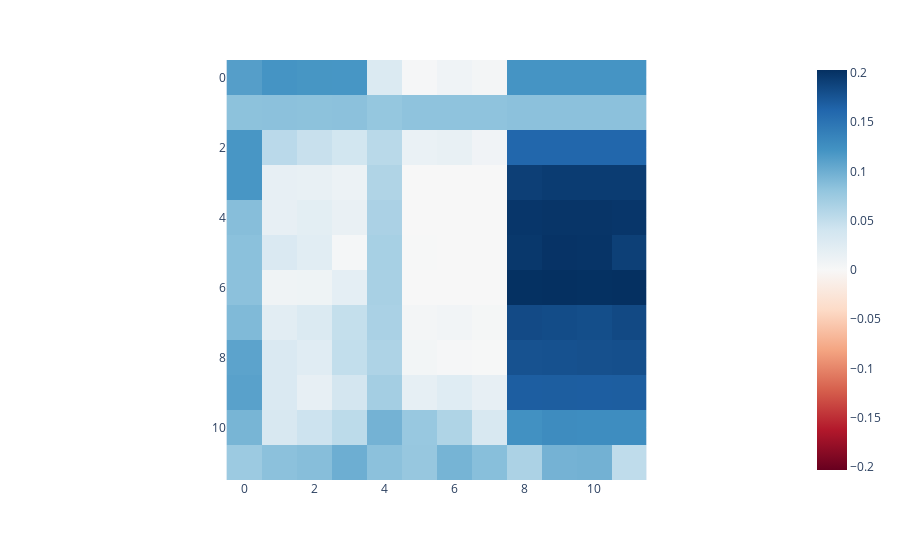

Write notebook code for a chart like this one.
### Code cell
# For each layer, take the sum of the groups of 3 as we move along the row
y_pred_final = np.zeros((12, 12))
for i in range(12):
    for j in range(12):
        y_pred_final[i, j] = np.sum(y_pred[i, j*3:(j+1)*3])

#y_pred_final = softmax(y_pred_final.flatten(), axis=0).reshape((12, 12))

imshow(y_pred_final)

### Figure 1 — Plotly figure (JSON) as saved in the notebook; plotly's stock layout.template omitted (floating-point values rounded to 4 significant figures; data arrays with more than 128 entries replaced by an {"elided": "..."} marker saying what was removed)
{"data": [{"coloraxis": "coloraxis", "hovertemplate": "x: %{x}<br>y: %{y}<br>color: %{z}<extra></extra>", "name": "0", "type": "heatmap", "xaxis": "x", "yaxis": "y", "z": {"elided": "12x12 float values"}}], "layout": {"coloraxis": {"cmid": 0, "colorscale": [[0, "rgb(103,0,31)"], [0.1, "rgb(178,24,43)"], [0.2, "rgb(214,96,77)"], [0.3, "rgb(244,165,130)"], [0.4, "rgb(253,219,199)"], [0.5, "rgb(247,247,247)"], [0.6, "rgb(209,229,240)"], [0.7, "rgb(146,197,222)"], [0.8, "rgb(67,147,195)"], [0.9, "rgb(33,102,172)"], [1, "rgb(5,48,97)"]]}, "margin": {"t": 60}, "xaxis": {"anchor": "y", "constrain": "domain", "domain": [0, 1], "scaleanchor": "y"}, "yaxis": {"anchor": "x", "autorange": "reversed", "constrain": "domain", "domain": [0, 1]}}}
